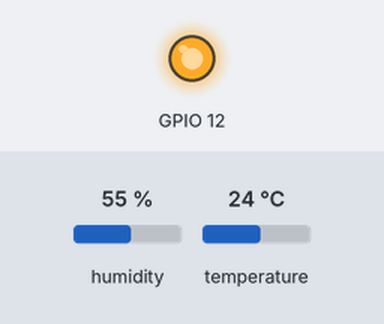
The sketch below on a simulated ESP32. Parts: output pins drawn as LEDs (lit = HIGH). The inputs (shaded band) are chosen by the test bench; at power-on: humidity 55 %, temperature 24 °C. What the sketch prints to the serial monitor is not drawn. At 3.0 s the program puts the board to deep sleep or switches it off; the recording ends there.

Above: at 0.1 s.
Timing chart, 0 to 1.6 s (numbered marks = the images above):
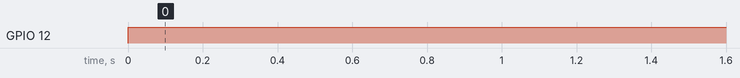

The sketch:

ESP32_sleep_with_DHT.ino
```cpp
#include <DHTesp.h>

#define uS_TO_S_FACTOR 1000000 /* Conversion factor for micro seconds to seconds */
#define TIME_TO_SLEEP 30       /* Time ESP32 will go to sleep (in seconds) */

#define dhtPin 14
DHTesp dht;

RTC_DATA_ATTR int bootCount = 0;

/*
Method to print the reason by which ESP32
has been awaken from sleep
*/
void print_wakeup_reason()
{
  esp_sleep_wakeup_cause_t wakeup_reason;

  wakeup_reason = esp_sleep_get_wakeup_cause();

  switch (wakeup_reason)
  {
  case ESP_SLEEP_WAKEUP_EXT0:
    Serial.println("Wakeup by external signal using RTC_IO");
    break;
  case ESP_SLEEP_WAKEUP_EXT1:
    Serial.println("Wakeup by external signal using RTC_CNTL");
    break;
  case ESP_SLEEP_WAKEUP_TIMER:
    Serial.println("Wakeup by timer");
    break;
  case ESP_SLEEP_WAKEUP_TOUCHPAD:
    Serial.println("Wakeup by touchpad");
    break;
  case ESP_SLEEP_WAKEUP_ULP:
    Serial.println("Wakeup by ULP program");
    break;
  default:
    Serial.printf("Wakeup was not caused by deep sleep: %d\n", wakeup_reason);
    break;
  }
}

void setup()
{
  Serial.begin(9600);
  Serial.println();
  print_wakeup_reason();
    // Increment boot number and print it every reboot
  ++bootCount;
  Serial.println("Boot number: " + String(bootCount));

  pinMode(dhtPin, INPUT);
  pinMode(12, OUTPUT);
  dht.setup(dhtPin, DHTesp::DHT11);
  digitalWrite(12, HIGH);
  delay(2000);
  TempAndHumidity newValues = dht.getTempAndHumidity();
  Serial.println(" T:" + String(newValues.temperature) + " H:" + String(newValues.humidity));

  esp_sleep_enable_timer_wakeup(TIME_TO_SLEEP * uS_TO_S_FACTOR);
  // Serial.println("Setup ESP32 to sleep for every " + String(TIME_TO_SLEEP) + " Seconds");

  Serial.println("Sleeping...");
  delay(1000);
  Serial.flush();
  esp_deep_sleep_start();
  Serial.println("Error: couldn't sleep");
}

void loop()
{
  // This is not going to be called
}
```

Measured:
- by itself, GPIO 12: LOW → HIGH at 0.00 s
